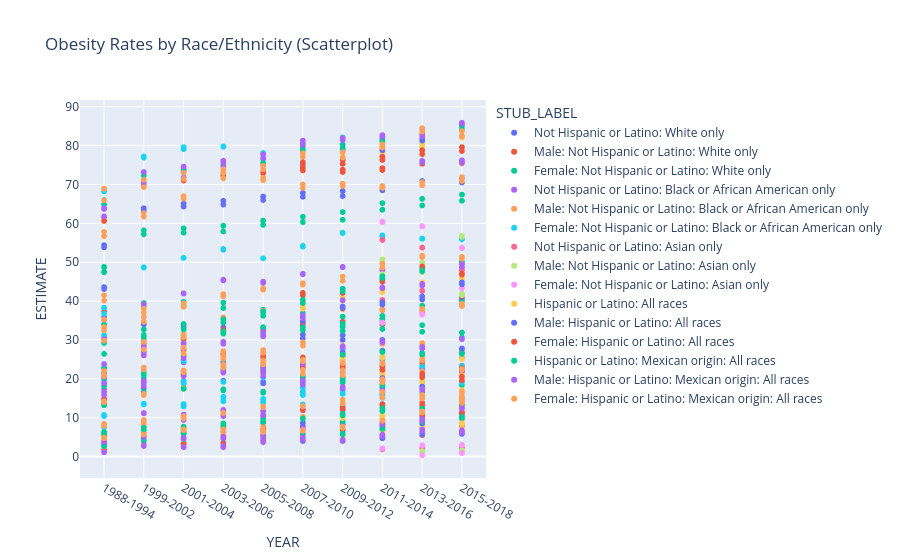

Notebook cell for this chart:
### Code cell
#Scatterplot of obesity rates by race/ethnicity
race_wt = wt[wt["STUB_NAME"].str.contains("Race", case=False, na=False)]
fig8 = px.scatter(
    race_wt,
    x="YEAR",
    y="ESTIMATE",
    color="STUB_LABEL",
    title="Obesity Rates by Race/Ethnicity (Scatterplot)")
fig8.show()
